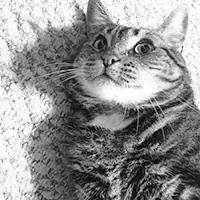
#> input picture PART 2 - PROJECTS/Chapter 13 - Web Scraping/Programs/Example Website Title_files/wow_such_zophie_thumb.webp, 200 x 200 px
$ python TileMaker.py '../../../Chapter 13 - Web Scraping/Programs/Example Website Title_files/wow_such_zophie_thumb.webp' 5 5
#> lines starting #> are read from the running program, lines starting #| are printed output that depends on the picture
"""
Write a program that produces a tiled image from a single image, much like tiles of cat faces in Figure 21-6.
Your program should have a make_tile() function with three arguments:
a string of the image filename,
an integer for how many times it should be tiled horizontally,
and an integer for how many times it should be tiled vertically.

The make_tile() function should return a larger Image object of the tiled image.
You will use the paste() methods as part of this function.

For example,
if zophie_the_cat.jpg was a 20×50-pixel image, calling make_tile('zophie_the_cat.jpg', 6, 10) should return a 120×500 image with 60 tiles total.
For a bonus, try randomly flipping or rotating the image to tile when pasting it to the larger image.
This tile maker works best with smaller images to tile.
See what abstract art you can create with this code.
"""
import sys
from PIL import Image
import random

imgFilename = sys.argv[1]
horizontalTileNo = int(sys.argv[2])
verticalTileNo = int(sys.argv[3])


def make_tile(file, horizontal, vertical):
#> called with horizontal = 5, vertical = 5
	img = Image.open(file)
#> img is the input picture: PIL image 200x200 RGB; mean R, G, B 146.1, 146.1, 146.1
	width, height = img.size # get width and height of the original to calculate final size
#> width = 200; height = 200
	tiledImgWidth = width * horizontal
#> tiledImgWidth = 1000
	tiledImgHeight = height * vertical
#> tiledImgHeight = 1000
	tiledImg = Image.new('RGBA', (tiledImgWidth, tiledImgHeight))
#> tiledImg: PIL image 1000x1000 RGBA; every value is 0

	for y in range(vertical): # loop through y axis
		for x in range(horizontal): # loop through x axis
			left = x * width # calculate left coordinate
			top = y * height # calculate top coordinate
			imgCopy = img.copy() # work on copy

			# Random rotate
			randomRotate = [0, 90, 180, 270]
			choice = random.choice(randomRotate)
			#print(f'rotating {choice} degrees' ) # test
			imgCopy = imgCopy.rotate(choice, expand=True) # update the value

			# Random flip
			randomFlip = ['horizontal', 'vertical', 'none']
			choice = random.choice(randomFlip)
			if choice == 'horizontal':
				#print('Flipping horizontally') # test
				imgCopy == imgCopy.transpose(Image.FLIP_LEFT_RIGHT)  # update the value
			elif choice == 'vertical':
				#print('Flipping vertically') # test
				imgCopy = imgCopy.transpose(Image.FLIP_TOP_BOTTOM)  # update the value
			else:
				pass
			#print(f'pasting new tile at x: {x} x y: {y}') # print coordinates # test
			tiledImg.paste(imgCopy, (left, top)) # paste
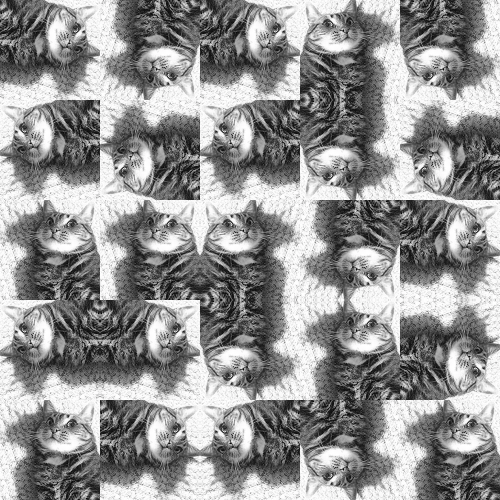
#> tiledImg: PIL image 1000x1000 RGBA (shown at 1/2 size); mean R, G, B, A 146.1, 146.1, 146.1, 255

	# Save and show the result
	tiledImg.save('tiled_'+ file)
	tiledImg.show()

# Check the commandline arguments
if len(sys.argv) == 4: # 1 program name, 2 filename, 3 horizontal tile no and 4 vertical tile no
	try:
		print(f'Processing {imgFilename} for tile size {horizontalTileNo} x {verticalTileNo} tiles')
		make_tile(imgFilename, horizontalTileNo, verticalTileNo)
	except Exception as err:
		print(f'Exception: {err}')
else:
	print('Provide: 3 arguments: n\1) filename with extension, \n2) number of horizontal tiles and \n3) number of vertical tiles \nas 3 arguments when running the program')
	sys.exit()
